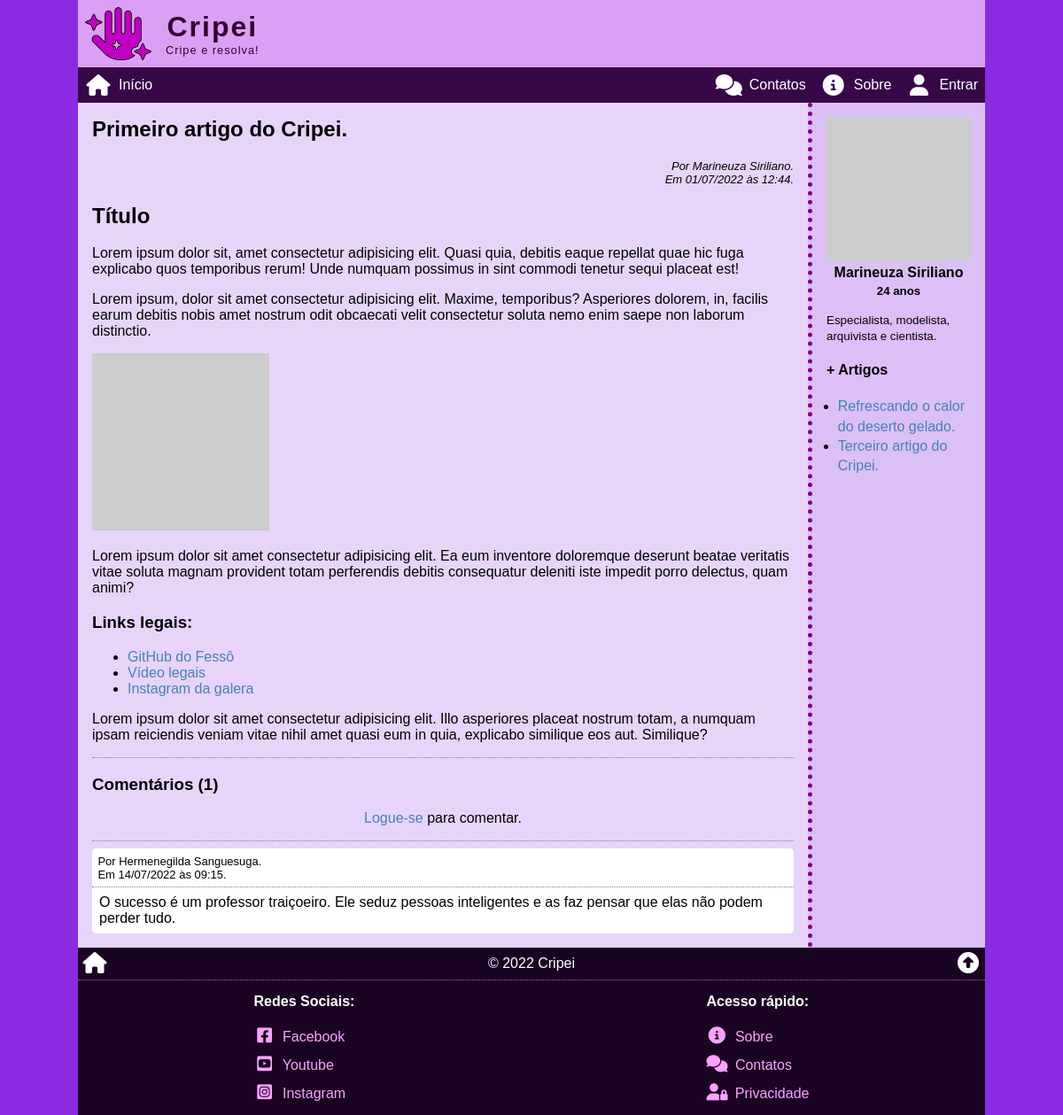
Screenshot of /view/?1 with the database file from the repository.
### tables this page shows
CREATE TABLE articles (
    art_id INT PRIMARY KEY NOT NULL AUTO_INCREMENT,
    art_date TIMESTAMP DEFAULT CURRENT_TIMESTAMP,
    art_title VARCHAR(255) NOT NULL,
    art_thumb VARCHAR(255) NOT NULL,
    art_intro VARCHAR(255) NOT NULL,
    art_author INT,
    art_content LONGTEXT NOT NULL,
    art_status ENUM('on', 'off', 'deleted') DEFAULT 'on',
    art_counter INT DEFAULT 0,
    FOREIGN KEY (art_author) REFERENCES users (user_id)
);

CREATE TABLE users (
    user_id INT PRIMARY KEY NOT NULL AUTO_INCREMENT,
    user_date TIMESTAMP DEFAULT CURRENT_TIMESTAMP,
    user_name VARCHAR(255) NOT NULL,
    user_email VARCHAR(255) NOT NULL,
    user_password VARCHAR(255) NOT NULL,
    user_avatar VARCHAR(255) NOT NULL,
    user_birth DATE NOT NULL,
    user_bio TEXT,
    user_last_login TIMESTAMP DEFAULT CURRENT_TIMESTAMP,
    user_type ENUM('admin', 'author', 'moderator', 'user') DEFAULT 'user',
    user_status ENUM('on', 'off', 'deleted') DEFAULT 'on'
);

CREATE TABLE comments (
    cmt_id INT PRIMARY KEY NOT NULL AUTO_INCREMENT,
    cmt_date TIMESTAMP DEFAULT CURRENT_TIMESTAMP,
    cmt_author INT,
    cmt_article INT,
    cmt_content TEXT NOT NULL,
    cmt_status ENUM('on', 'off', 'deleted') DEFAULT 'on',
    FOREIGN KEY (cmt_author) REFERENCES users (user_id),
    FOREIGN KEY (cmt_article) REFERENCES articles (art_id)
);

### _config.php (called while the page is built, shortened)
<?php
$site_name = "Cripei";
if (isset($_COOKIE["{$site_name}_user"])) :
    $user = json_decode($_COOKIE["{$site_name}_user"], true);
else :
    $user = false;
endif;
function get_age($birthdate)
{
    $birth_date = date('Y-m-d', strtotime($birthdate));
    list($byear, $bmonth, $bday) = explode('-', $birth_date);
    $age = date("Y") - $byear;
    return $age;
}

### view/index.php (the view, shortened to what this page needs)
<?php
require($_SERVER['DOCUMENT_ROOT'] . '/_config.php');
$id = intval($_SERVER['QUERY_STRING']);
$sql = <<<SQL
SELECT *, DATE_FORMAT(art_date, '%d/%m/%Y às %H:%i') AS datebr FROM articles
INNER JOIN users ON art_author = user_id
WHERE art_id = '{$id}'
	AND art_status = 'on'
    AND art_date <= NOW();
SQL;
$res = $conn->query($sql);
$art = $res->fetch_assoc();
$parts = explode(' ', $art['user_name']);
$autor_name = $parts[0] . " " . $parts[count($parts) - 1];
$author_date = "Por {$autor_name}.<br>Em {$art['datebr']}.";
$page_article = <<<HTML
<h2>{$art['art_title']}</h2>
<div class="autor-date">{$author_date}</div>
<div>{$art['art_content']}</div>
<a id="comments"></a>
HTML;
$age = get_age($art['user_birth']);
$sql = <<<SQL
SELECT art_id, art_title FROM articles
WHERE art_author = '{$art['art_author']}'
	AND art_status = 'on'
    AND art_date <= NOW()
    AND art_id != '{$id}'
ORDER BY RAND()
LIMIT 5;
SQL;
$res = $conn->query($sql);
$author_arts = '';
if ($res->num_rows > 0) :
    $author_arts = '<h4 class="more-articles">+ Artigos</h4><ul>';
    while ($author_art = $res->fetch_assoc()) :
        $author_arts .= <<<HTML
    <li><a href="/view/?{$author_art['art_id']}">{$author_art['art_title']}</a></li>
HTML;
    endwhile;
    $author_arts .= '</ul>';
endif;
$page_aside = <<<HTML
<div class="author">
    <img src="{$art['user_avatar']}" alt="{$art['user_name']}">
    <h4>{$art['user_name']}</h4>
    <h5 class="age">{$age} anos</h5>
    <p><small>{$art['user_bio']}</small></p>
</div>
{$author_arts}
HTML;
$counter = intval($art['art_counter']) + 1;
$sql = "UPDATE articles SET art_counter = '{$counter}' WHERE art_id = '{$id}';";
$conn->query($sql);
require('comments.php');
$page_article .= <<<HTML
<hr class="separator">
<h3>Comentários ($total_comments)</h3>
{$comments}
HTML;
require($_SERVER['DOCUMENT_ROOT'] . '/_header.php');
echo "<article>{$page_article}</article>";
if ($page_aside != '') echo "<aside>{$page_aside}</aside>";
require($_SERVER['DOCUMENT_ROOT'] . '/_footer.php');

### view/comments.php
<?php
$comments = '';
if ($user) :
    if ($_SERVER["REQUEST_METHOD"] == "POST") :
        $comment_content = post_clean('commentContent', 'string');
        $comment_id = intval($_POST['commentId']);
        if ($comment_content == '') :
            $comments .= '<div class="comment-error">Nenhum comentário enviado!<br>Comentário em branco.</div>';
        else :
            if ($comment_id != 0) :
                $cmt_sql = "AND cmt_status != '{$comment_id}'";
            else :
                $cmt_sql = '';
            endif;
            $sql = <<<SQL
SELECT cmt_id FROM comments
WHERE cmt_content = '{$comment_content}'
    AND cmt_author = '{$user['id']}'
    AND cmt_article = '{$id}'
    AND cmt_status = 'on'
    {$cmt_sql}
SQL;
            $res = $conn->query($sql);
            if ($res->num_rows == 1) :
                $comments .= '<div class="comment-error">Nenhum comentário enviado!<br>Comentário já existe.</div>';
            else :
                if ($comment_id != 0) :
                    $sql = "UPDATE comments SET cmt_content = '{$comment_content}' WHERE cmt_id = '{$comment_id}';";
                    $comments .= '<div class="comment-ok">Comentário atualizado com sucesso!</div>';
                else :
                    $sql = "INSERT INTO comments (cmt_author, cmt_article, cmt_content) VALUES ('{$user['id']}', '{$id}', '{$comment_content}');";
                    $comments .= '<div class="comment-ok">Comentário enviado com sucesso!</div>';
                endif;
                $conn->query($sql);
            endif;
        endif;
    endif;
    $comments .= <<<HTML
<form action="/view/?{$id}#comments" method="post" id="comment">
    <input type="hidden" name="commentId" id="commentId" value="0">
    <textarea name="commentContent" id="commentContent" required></textarea>
    <button type="submit">Enviar</button>
</form>
<hr class="separator">
HTML;
else :
    $comments .= <<<HTML
<p class="center"><a href="/login">Logue-se</a> para comentar.</p>
<hr class="separator">
HTML;
endif;
$sql = <<<SQL
SELECT
    comments.*,
    users.user_name,
    DATE_FORMAT(cmt_date, '%d/%m/%Y às %h:%i') AS date_br
FROM comments
INNER JOIN users ON cmt_author = user_id
WHERE cmt_article = '{$id}'
    AND cmt_status = 'on'
ORDER BY cmt_date DESC;
SQL;
$res = $conn->query($sql);
$total_comments = $res->num_rows;
if ($total_comments < 1) :
    $comments .= '<p class="center">Nenhum comentário encontrado. Seja a(o) primeira(o) a comentar!</p>';
else :
    while ($cmt = $res->fetch_assoc()) :
        $cmt_body = nl2br($cmt['cmt_content']);
        if ($cmt['cmt_author'] == $user['id'] and strtotime($cmt['cmt_date']) < time() + (86400 * 15)) :
            $cmt_tools = <<<HTML
<div class="comment-tools">
    <a href="/view/?{$id}#comments" data-comment="{$cmt['cmt_id']}" class="button-edit" title="Editar comentário."><i class="fa-solid fa-pen-to-square fa-fw"></i></a>
    <a href="/cmtDelete/?a={$id}&c={$cmt['cmt_id']}" class="button-delete" title="Apagar comentário."><i class="fa-solid fa-trash-can fa-fw"></i></a>
</div>
HTML;
        else :
            $cmt_tools = '';
        endif;
        $comments .= <<<HTML
<div class="comment-item" id="comment-{$cmt['cmt_id']}">
    <div class="comment-info">
        <div class="comment-meta">Por {$cmt['user_name']}.<br>Em ${cmt['date_br']}.</div>
        {$cmt_tools}
    </div>
    <div class="comment-block">
        <div class="comment-content">{$cmt_body}</div>
    </div>
</div>
HTML;
    endwhile;
endif;

### view/style.css (style rules this page uses)
.autor-date { font-size: small; text-align: right; font-style: italic; }
aside .author img { display: block; margin: auto; width: 100%; max-width: 300px; height: auto; }
aside .author h4 { margin: .25rem 0 0 0; text-align: center; }
.age { margin: .25rem 0 0 0; text-align: center; }
aside ul { margin: 0; padding: 0 0 0 .8rem; line-height: 1.4; }
.comment-item { background: rgba(255, 255, 255, 1); margin-bottom: 1rem; border-radius: .3rem; }
.comment-info { padding: .4rem; font-size: small; border-bottom: 1px dotted grey; }
.comment-info { display: flex; align-items: center; }
.comment-meta { flex-grow: 1; }
div.comment-content { padding: .5rem; }

### style.css (style rules this page uses)
* { box-sizing: border-box; outline: none; transition: .2s; }
html, body { position: relative; width: 100%; height: 100%; padding: 0; margin: 0; font-family: sans-serif; font-size: 16px; }
header, nav, main, article, aside, footer { display: block; }
body { background-image: url('/img/background01.jpg'); background-attachment: fixed; background-color: blueviolet; background-position: center; background-repeat: no-repeat; background-size: cover; }
a { color: steelblue; text-decoration: none; }
.wrap>main>article { padding: 1rem; background: rgba(255, 255, 255, 0.8); flex-grow: 1; }
.wrap>main>article>h2:first-child, .wrap>main>aside>h3:first-child, .wrap>main>aside>h4:first-child { margin-top: 0; }
.wrap>main>article>*:last-child, .wrap>main>aside>*:last-child { margin-bottom: 0; }
.wrap>main>aside { border-top: 5px dotted purple; padding: 1rem; background: rgba(255, 255, 255, 0.7); }
@media (min-width: 768px) { .wrap>main>article { padding: 1rem; } }
@media (min-width: 768px) { .wrap>main>aside { border-top: 0; border-left: 5px dotted purple; min-width: 200px; max-width: 200px; } }
.center { text-align: center; }
hr.separator { border: none; border-bottom: 1px dotted grey; }

### rows the page displays
articles: art_title "Primeiro artigo do Cripei.", art_author.user_name "Marineuza Siriliano", art_content "Título Lorem ipsum dolor sit, amet consectetur adipisicing elit. Quasi quia, debitis eaque repellat quae hic fuga explicabo quos temporibus rerum! Unde numquam possimus in sint commodi tenetur sequi placeat est! Lorem ipsum, dolor sit amet consectetur adipisicing elit. Maxime, temporibus? Asperiores dolorem, in, facilis earum debitis nobis amet nostrum odit obcaecati velit consectetur soluta nemo enim saepe non laborum distinctio. Lorem ipsum dolor sit amet consectetur adipisicing elit. Ea eum inventore doloremque deserunt beatae veritatis vitae soluta magnam provident totam perferendis debitis consequatur deleniti iste impedit porro delectus, quam animi? Links legais: GitHub do Fessô Vídeo…", art_id "1", art_author.user_birth "24", art_author.user_bio "Especialista, modelista, arquivista e cientista."
comments: cmt_author.user_name "Hermenegilda Sanguesuga", date_br "14/07/2022 às 09:15", cmt_content "O sucesso é um professor traiçoeiro. Ele seduz pessoas inteligentes e as faz pensar que elas não podem perder tudo."
articles: art_title "Refrescando o calor do deserto gelado."
articles: art_title "Terceiro artigo do Cripei."

### other values shown
$site_name "Cripei"
$site_slogan "Cripe e resolva!"
$art['datebr'] "01/07/2022 às 12:44"
